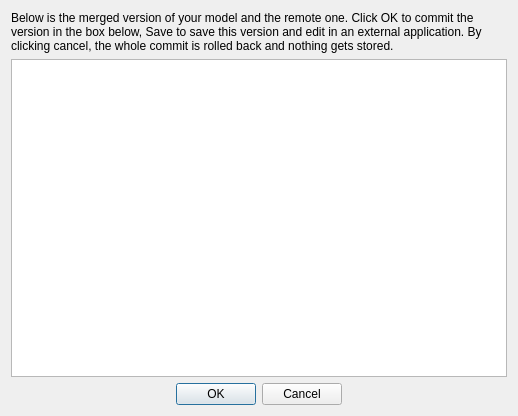
<?xml version="1.0" encoding="UTF-8"?>
<ui version="4.0">
 <class>BrowserDialog</class>
 <widget class="QDialog" name="BrowserDialog">
  <property name="geometry">
   <rect>
    <x>0</x>
    <y>0</y>
    <width>518</width>
    <height>416</height>
   </rect>
  </property>
  <property name="windowTitle">
   <string>Code browser</string>
  </property>
  <layout class="QVBoxLayout" name="verticalLayout">
   <item>
    <widget class="QLabel" name="label">
     <property name="text">
      <string>Below is the merged version of your model and the remote one. Click OK to commit the version in the box below, Save to save this version and edit in an external application. By clicking cancel, the whole commit is rolled back and nothing gets stored.</string>
     </property>
     <property name="wordWrap">
      <bool>true</bool>
     </property>
    </widget>
   </item>
   <item>
    <widget class="QTextEdit" name="code">
     <property name="font">
      <font>
       <family>Courier New</family>
       <pointsize>10</pointsize>
       <weight>75</weight>
       <bold>true</bold>
      </font>
     </property>
     <property name="readOnly">
      <bool>true</bool>
     </property>
    </widget>
   </item>
   <item>
    <widget class="QDialogButtonBox" name="buttonBox">
     <property name="orientation">
      <enum>Qt::Horizontal</enum>
     </property>
     <property name="standardButtons">
      <set>QDialogButtonBox::Cancel|QDialogButtonBox::Ok</set>
     </property>
     <property name="centerButtons">
      <bool>true</bool>
     </property>
    </widget>
   </item>
  </layout>
 </widget>
 <resources/>
 <connections>
  <connection>
   <sender>buttonBox</sender>
   <signal>accepted()</signal>
   <receiver>BrowserDialog</receiver>
   <slot>accept()</slot>
   <hints>
    <hint type="sourcelabel">
     <x>248</x>
     <y>254</y>
    </hint>
    <hint type="destinationlabel">
     <x>157</x>
     <y>274</y>
    </hint>
   </hints>
  </connection>
  <connection>
   <sender>buttonBox</sender>
   <signal>rejected()</signal>
   <receiver>BrowserDialog</receiver>
   <slot>reject()</slot>
   <hints>
    <hint type="sourcelabel">
     <x>316</x>
     <y>260</y>
    </hint>
    <hint type="destinationlabel">
     <x>286</x>
     <y>274</y>
    </hint>
   </hints>
  </connection>
 </connections>
</ui>
